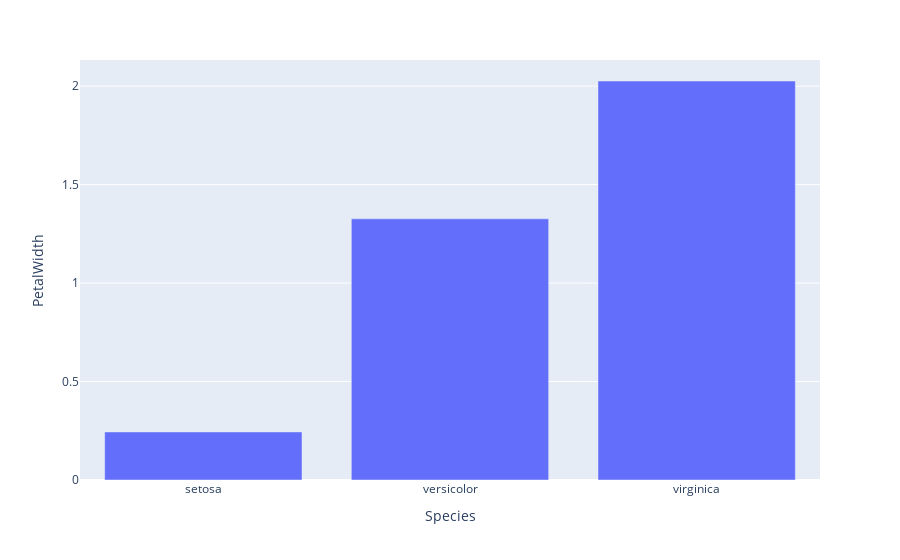

Notebook source saved alongside this figure:
### Markdown cell above
The output here is a dataframe showing the average values of the four numeric variables separated out by species, giving us 12 values.
In contrast, the earlier output we looked at combined all species, so we only had 4 values.

We can now make a more interesting bar chart:

- with `px` do `bar` using
    - with `groups` do `mean` using
    - freestyle `y="PetalWidth"`

**Notice we omitted x because we want to use the axis labels as x.**

**Also notice the indention is important for the instructions: there are two slots under `bar` here**

### Code cell
px.bar(groups.mean(),y='PetalWidth')

#<xml xmlns="https://developers.google.com/blockly/xml"><variables><variable id="+yh,Zg{hON]zy6D~.rH#">px</variable><variable id="kvljy3ud{{GyqoMiju^J">groups</variable></variables><block type="varDoMethod" id="7PkTI5@+A6#C}J7CTmyF" x="0" y="0"><mutation items="2"></mutation><field name="VAR" id="+yh,Zg{hON]zy6D~.rH#">px</field><field name="MEMBER">bar</field><data>px:bar</data><value name="ADD0"><block type="varDoMethod" id="c,./C6m2hx%^HPMX~u{g"><mutation items="1"></mutation><field name="VAR" id="kvljy3ud{{GyqoMiju^J">groups</field><field name="MEMBER">mean</field><data>groups:mean</data></block></value><value name="ADD1"><block type="dummyOutputCodeBlock" id=")CTCWKf5yjO}W*]0cbp6"><field name="CODE">y='PetalWidth'</field></block></value></block></xml>

### Figure 1 — Plotly figure (JSON) as saved in the notebook; plotly's stock layout.template omitted (floating-point values rounded to 4 significant figures)
{"data": [{"hovertemplate": "Species=%{x}<br>PetalWidth=%{y}<extra></extra>", "legendgroup": "", "marker": {"color": "#636efa", "pattern": {"shape": ""}}, "name": "", "orientation": "v", "showlegend": false, "textposition": "auto", "type": "bar", "x": ["setosa", "versicolor", "virginica"], "xaxis": "x", "y": [0.244, 1.326, 2.026], "yaxis": "y"}], "layout": {"barmode": "relative", "legend": {"tracegroupgap": 0}, "margin": {"t": 60}, "xaxis": {"anchor": "y", "domain": [0, 1], "title": {"text": "Species"}}, "yaxis": {"anchor": "x", "domain": [0, 1], "title": {"text": "PetalWidth"}}}}
